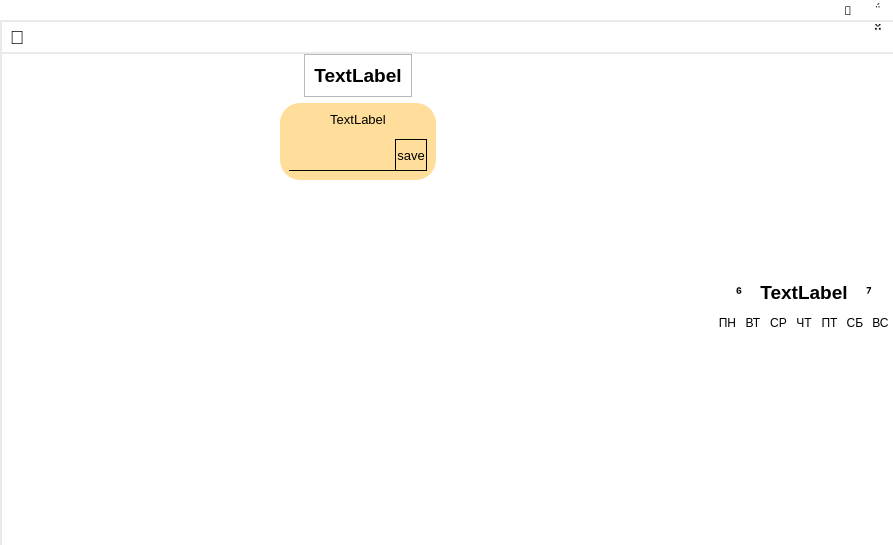
<?xml version="1.0" encoding="UTF-8"?>
<ui version="4.0">
 <class>MainWindow</class>
 <widget class="QMainWindow" name="MainWindow">
  <property name="geometry">
   <rect>
    <x>0</x>
    <y>0</y>
    <width>893</width>
    <height>545</height>
   </rect>
  </property>
  <property name="windowTitle">
   <string>MainWindow</string>
  </property>
  <widget class="QWidget" name="centralwidget">
   <property name="styleSheet">
    <string notr="true">QWidget#centralwidget{
background-color: rgb(234, 234, 234);
}</string>
   </property>
   <layout class="QVBoxLayout" name="verticalLayout" stretch="0,0">
    <property name="spacing">
     <number>2</number>
    </property>
    <property name="leftMargin">
     <number>0</number>
    </property>
    <property name="topMargin">
     <number>0</number>
    </property>
    <property name="rightMargin">
     <number>0</number>
    </property>
    <property name="bottomMargin">
     <number>0</number>
    </property>
    <item>
     <widget class="QFrame" name="frame_11">
      <property name="styleSheet">
       <string notr="true">QFrame#frame_11{
background-color: rgb(255, 255, 255);

}
QPushButton{
background-color: rgb(255, 255, 255);
color: rgb(0, 0, 0);
min-width:  30;
max-width:  30;
min-height:  20;
max-height:  20;
border: 0;
}
#closeButton:hover
{
background-color: rgb(255, 0, 0);
color: rgb(255, 255, 255);

}
#closeButton:pressed
{
background-color: rgb(239, 0, 0);
color: rgb(255, 255, 255);

}
#collapseButton:hover{
background-color: rgb(222, 222, 222);

}
#collapseButton:pressed{
background-color: rgb(234, 234, 234);
}</string>
      </property>
      <property name="frameShape">
       <enum>QFrame::NoFrame</enum>
      </property>
      <property name="frameShadow">
       <enum>QFrame::Raised</enum>
      </property>
      <property name="lineWidth">
       <number>0</number>
      </property>
      <layout class="QHBoxLayout" name="horizontalLayout_11">
       <property name="spacing">
        <number>0</number>
       </property>
       <property name="leftMargin">
        <number>0</number>
       </property>
       <property name="topMargin">
        <number>0</number>
       </property>
       <property name="rightMargin">
        <number>0</number>
       </property>
       <property name="bottomMargin">
        <number>0</number>
       </property>
       <item alignment="Qt::AlignRight|Qt::AlignTop">
        <widget class="QFrame" name="frame_18">
         <property name="frameShape">
          <enum>QFrame::NoFrame</enum>
         </property>
         <property name="frameShadow">
          <enum>QFrame::Raised</enum>
         </property>
         <property name="lineWidth">
          <number>0</number>
         </property>
         <layout class="QHBoxLayout" name="horizontalLayout_13">
          <property name="spacing">
           <number>0</number>
          </property>
          <property name="leftMargin">
           <number>0</number>
          </property>
          <property name="topMargin">
           <number>0</number>
          </property>
          <property name="rightMargin">
           <number>0</number>
          </property>
          <property name="bottomMargin">
           <number>0</number>
          </property>
          <item>
           <widget class="QPushButton" name="collapseButton">
            <property name="maximumSize">
             <size>
              <width>30</width>
              <height>20</height>
             </size>
            </property>
            <property name="font">
             <font>
              <family>Segoe MDL2 Assets</family>
             </font>
            </property>
            <property name="text">
             <string></string>
            </property>
            <property name="autoDefault">
             <bool>false</bool>
            </property>
            <property name="default">
             <bool>false</bool>
            </property>
            <property name="flat">
             <bool>false</bool>
            </property>
           </widget>
          </item>
          <item>
           <widget class="QPushButton" name="closeButton">
            <property name="maximumSize">
             <size>
              <width>30</width>
              <height>20</height>
             </size>
            </property>
            <property name="font">
             <font>
              <family>Segoe MDL2 Assets</family>
             </font>
            </property>
            <property name="styleSheet">
             <string notr="true"/>
            </property>
            <property name="text">
             <string></string>
            </property>
            <property name="autoDefault">
             <bool>false</bool>
            </property>
            <property name="default">
             <bool>false</bool>
            </property>
            <property name="flat">
             <bool>false</bool>
            </property>
           </widget>
          </item>
         </layout>
        </widget>
       </item>
      </layout>
     </widget>
    </item>
    <item>
     <widget class="QFrame" name="frame_2">
      <property name="styleSheet">
       <string notr="true">#frame_2{
background-color: rgb(234, 234, 234);
}</string>
      </property>
      <property name="frameShape">
       <enum>QFrame::NoFrame</enum>
      </property>
      <property name="frameShadow">
       <enum>QFrame::Raised</enum>
      </property>
      <property name="lineWidth">
       <number>0</number>
      </property>
      <layout class="QHBoxLayout" name="horizontalLayout">
       <property name="spacing">
        <number>2</number>
       </property>
       <property name="leftMargin">
        <number>0</number>
       </property>
       <property name="topMargin">
        <number>0</number>
       </property>
       <property name="rightMargin">
        <number>0</number>
       </property>
       <property name="bottomMargin">
        <number>0</number>
       </property>
       <item>
        <widget class="QWidget" name="widget_18" native="true">
         <property name="maximumSize">
          <size>
           <width>0</width>
           <height>16777215</height>
          </size>
         </property>
         <layout class="QHBoxLayout" name="horizontalLayout_2">
          <property name="spacing">
           <number>2</number>
          </property>
          <property name="leftMargin">
           <number>0</number>
          </property>
          <property name="topMargin">
           <number>0</number>
          </property>
          <property name="rightMargin">
           <number>0</number>
          </property>
          <property name="bottomMargin">
           <number>0</number>
          </property>
          <item>
           <widget class="QFrame" name="frame_7">
            <property name="minimumSize">
             <size>
              <width>300</width>
              <height>0</height>
             </size>
            </property>
            <property name="maximumSize">
             <size>
              <width>16777215</width>
              <height>16777215</height>
             </size>
            </property>
            <property name="styleSheet">
             <string notr="true">#frame_7{
background-color: rgb(234, 234, 234);
}</string>
            </property>
            <property name="frameShape">
             <enum>QFrame::NoFrame</enum>
            </property>
            <property name="frameShadow">
             <enum>QFrame::Raised</enum>
            </property>
            <property name="lineWidth">
             <number>0</number>
            </property>
            <layout class="QVBoxLayout" name="verticalLayout_13">
             <property name="spacing">
              <number>2</number>
             </property>
             <property name="leftMargin">
              <number>0</number>
             </property>
             <property name="topMargin">
              <number>0</number>
             </property>
             <property name="rightMargin">
              <number>0</number>
             </property>
             <property name="bottomMargin">
              <number>0</number>
             </property>
             <item>
              <widget class="QListWidget" name="listPair">
               <property name="sizePolicy">
                <sizepolicy hsizetype="Expanding" vsizetype="MinimumExpanding">
                 <horstretch>0</horstretch>
                 <verstretch>0</verstretch>
                </sizepolicy>
               </property>
               <property name="focusPolicy">
                <enum>Qt::NoFocus</enum>
               </property>
               <property name="styleSheet">
                <string notr="true">QListWidget {
    show-decoration-selected: 1;
}

QListWidget::item:selected {
     background: rgb(234, 234, 234);
}
QListWidget::item:hover{
    background: rgb(222, 222, 222);
}

QListView::item:selected:!active {
     background: rgb(234, 234, 234);
}</string>
               </property>
               <property name="frameShape">
                <enum>QFrame::NoFrame</enum>
               </property>
               <property name="lineWidth">
                <number>0</number>
               </property>
               <property name="verticalScrollBarPolicy">
                <enum>Qt::ScrollBarAlwaysOff</enum>
               </property>
               <property name="horizontalScrollBarPolicy">
                <enum>Qt::ScrollBarAlwaysOff</enum>
               </property>
               <property name="wordWrap">
                <bool>true</bool>
               </property>
              </widget>
             </item>
             <item alignment="Qt::AlignBottom">
              <widget class="QWidget" name="widget_16" native="true">
               <property name="sizePolicy">
                <sizepolicy hsizetype="Preferred" vsizetype="Preferred">
                 <horstretch>0</horstretch>
                 <verstretch>0</verstretch>
                </sizepolicy>
               </property>
               <property name="minimumSize">
                <size>
                 <width>0</width>
                 <height>0</height>
                </size>
               </property>
               <layout class="QVBoxLayout" name="verticalLayout_15">
                <property name="spacing">
                 <number>2</number>
                </property>
                <property name="leftMargin">
                 <number>0</number>
                </property>
                <property name="topMargin">
                 <number>0</number>
                </property>
                <property name="rightMargin">
                 <number>0</number>
                </property>
                <property name="bottomMargin">
                 <number>0</number>
                </property>
                <item>
                 <widget class="QWidget" name="widget_17" native="true">
                  <property name="styleSheet">
                   <string notr="true">#widget_17{
background-color: rgb(234, 234, 234);
}</string>
                  </property>
                  <layout class="QVBoxLayout" name="verticalLayout_2">
                   <property name="spacing">
                    <number>0</number>
                   </property>
                   <property name="leftMargin">
                    <number>0</number>
                   </property>
                   <property name="topMargin">
                    <number>0</number>
                   </property>
                   <property name="rightMargin">
                    <number>0</number>
                   </property>
                   <property name="bottomMargin">
                    <number>0</number>
                   </property>
                   <item>
                    <layout class="QVBoxLayout" name="listGroup">
                     <property name="spacing">
                      <number>2</number>
                     </property>
                    </layout>
                   </item>
                  </layout>
                 </widget>
                </item>
                <item>
                 <widget class="QPushButton" name="addGroup">
                  <property name="styleSheet">
                   <string notr="true">QPushButton{
background-color: rgb(255, 255, 255);
min-height: 30;
border: 0;
}
QPushButton:hover
{
background-color: rgb(222, 222, 222);
}
QPushButton:pressed
{
background-color:  rgb(234, 234, 234);
}</string>
                  </property>
                  <property name="text">
                   <string>добавить группу</string>
                  </property>
                 </widget>
                </item>
               </layout>
              </widget>
             </item>
            </layout>
           </widget>
          </item>
         </layout>
        </widget>
       </item>
       <item>
        <widget class="QFrame" name="frame">
         <property name="sizePolicy">
          <sizepolicy hsizetype="Preferred" vsizetype="Expanding">
           <horstretch>0</horstretch>
           <verstretch>0</verstretch>
          </sizepolicy>
         </property>
         <property name="frameShape">
          <enum>QFrame::NoFrame</enum>
         </property>
         <property name="frameShadow">
          <enum>QFrame::Raised</enum>
         </property>
         <property name="lineWidth">
          <number>0</number>
         </property>
         <layout class="QVBoxLayout" name="verticalLayout_3">
          <property name="spacing">
           <number>2</number>
          </property>
          <property name="leftMargin">
           <number>0</number>
          </property>
          <property name="topMargin">
           <number>0</number>
          </property>
          <property name="rightMargin">
           <number>0</number>
          </property>
          <property name="bottomMargin">
           <number>0</number>
          </property>
          <item alignment="Qt::AlignTop">
           <widget class="QWidget" name="widget" native="true">
            <property name="sizePolicy">
             <sizepolicy hsizetype="Preferred" vsizetype="Preferred">
              <horstretch>0</horstretch>
              <verstretch>0</verstretch>
             </sizepolicy>
            </property>
            <property name="styleSheet">
             <string notr="true">#widget{
background-color: rgb(255, 255, 255);
}
QPushButton{
background-color: rgb(255, 255, 255);
color: rgb(0, 0, 0);
min-width:  30;
max-width:  30;
min-height:  30;
max-height:  30;
border: 0;
}
QPushButton:hover
{
background-color: rgb(222, 222, 222);
}
QPushButton:pressed
{
background-color:  rgb(234, 234, 234);
}</string>
            </property>
            <layout class="QHBoxLayout" name="horizontalLayout_6">
             <property name="spacing">
              <number>0</number>
             </property>
             <property name="leftMargin">
              <number>0</number>
             </property>
             <property name="topMargin">
              <number>0</number>
             </property>
             <property name="rightMargin">
              <number>0</number>
             </property>
             <property name="bottomMargin">
              <number>0</number>
             </property>
             <item alignment="Qt::AlignLeft">
              <widget class="QPushButton" name="sidePanelButton">
               <property name="maximumSize">
                <size>
                 <width>30</width>
                 <height>30</height>
                </size>
               </property>
               <property name="font">
                <font>
                 <pointsize>14</pointsize>
                </font>
               </property>
               <property name="text">
                <string></string>
               </property>
              </widget>
             </item>
             <item alignment="Qt::AlignRight">
              <widget class="QPushButton" name="changeParityButton">
               <property name="maximumSize">
                <size>
                 <width>30</width>
                 <height>30</height>
                </size>
               </property>
               <property name="font">
                <font>
                 <family>Segoe MDL2 Assets</family>
                 <pointsize>14</pointsize>
                </font>
               </property>
               <property name="text">
                <string></string>
               </property>
              </widget>
             </item>
            </layout>
           </widget>
          </item>
          <item>
           <widget class="QWidget" name="widget_7" native="true">
            <property name="sizePolicy">
             <sizepolicy hsizetype="Preferred" vsizetype="Expanding">
              <horstretch>0</horstretch>
              <verstretch>0</verstretch>
             </sizepolicy>
            </property>
            <property name="styleSheet">
             <string notr="true">#widget_7{
background-color: rgb(255, 255, 255);
}</string>
            </property>
            <layout class="QHBoxLayout" name="horizontalLayout_7">
             <property name="spacing">
              <number>0</number>
             </property>
             <property name="leftMargin">
              <number>0</number>
             </property>
             <property name="topMargin">
              <number>0</number>
             </property>
             <property name="rightMargin">
              <number>0</number>
             </property>
             <property name="bottomMargin">
              <number>0</number>
             </property>
             <item>
              <widget class="QWidget" name="widget_2" native="true">
               <property name="sizePolicy">
                <sizepolicy hsizetype="Expanding" vsizetype="Expanding">
                 <horstretch>0</horstretch>
                 <verstretch>0</verstretch>
                </sizepolicy>
               </property>
               <property name="styleSheet">
                <string notr="true"/>
               </property>
               <layout class="QVBoxLayout" name="verticalLayout_10">
                <property name="spacing">
                 <number>0</number>
                </property>
                <property name="leftMargin">
                 <number>0</number>
                </property>
                <property name="topMargin">
                 <number>0</number>
                </property>
                <property name="rightMargin">
                 <number>0</number>
                </property>
                <property name="bottomMargin">
                 <number>0</number>
                </property>
                <item>
                 <widget class="QWidget" name="widget_4" native="true">
                  <property name="sizePolicy">
                   <sizepolicy hsizetype="Preferred" vsizetype="Preferred">
                    <horstretch>0</horstretch>
                    <verstretch>0</verstretch>
                   </sizepolicy>
                  </property>
                  <property name="styleSheet">
                   <string notr="true"/>
                  </property>
                  <layout class="QVBoxLayout" name="verticalLayout_12">
                   <property name="spacing">
                    <number>6</number>
                   </property>
                   <property name="leftMargin">
                    <number>0</number>
                   </property>
                   <property name="topMargin">
                    <number>0</number>
                   </property>
                   <property name="rightMargin">
                    <number>0</number>
                   </property>
                   <property name="bottomMargin">
                    <number>5</number>
                   </property>
                   <item alignment="Qt::AlignHCenter">
                    <widget class="QFrame" name="frame_9">
                     <property name="sizePolicy">
                      <sizepolicy hsizetype="Preferred" vsizetype="Maximum">
                       <horstretch>0</horstretch>
                       <verstretch>0</verstretch>
                      </sizepolicy>
                     </property>
                     <property name="styleSheet">
                      <string notr="true"/>
                     </property>
                     <property name="frameShape">
                      <enum>QFrame::StyledPanel</enum>
                     </property>
                     <property name="frameShadow">
                      <enum>QFrame::Raised</enum>
                     </property>
                     <layout class="QVBoxLayout" name="verticalLayout_5">
                      <property name="spacing">
                       <number>0</number>
                      </property>
                      <property name="leftMargin">
                       <number>0</number>
                      </property>
                      <property name="topMargin">
                       <number>0</number>
                      </property>
                      <property name="rightMargin">
                       <number>0</number>
                      </property>
                      <property name="bottomMargin">
                       <number>0</number>
                      </property>
                      <item>
                       <widget class="QWidget" name="widget_14" native="true">
                        <property name="sizePolicy">
                         <sizepolicy hsizetype="Preferred" vsizetype="Preferred">
                          <horstretch>0</horstretch>
                          <verstretch>0</verstretch>
                         </sizepolicy>
                        </property>
                        <layout class="QHBoxLayout" name="horizontalLayout_14">
                         <item>
                          <widget class="QLabel" name="weekDay">
                           <property name="font">
                            <font>
                             <pointsize>14</pointsize>
                             <weight>75</weight>
                             <bold>true</bold>
                            </font>
                           </property>
                           <property name="text">
                            <string>TextLabel</string>
                           </property>
                           <property name="alignment">
                            <set>Qt::AlignCenter</set>
                           </property>
                          </widget>
                         </item>
                        </layout>
                       </widget>
                      </item>
                      <item>
                       <widget class="QWidget" name="widget_8" native="true">
                        <property name="sizePolicy">
                         <sizepolicy hsizetype="Preferred" vsizetype="Expanding">
                          <horstretch>0</horstretch>
                          <verstretch>0</verstretch>
                         </sizepolicy>
                        </property>
                        <layout class="QVBoxLayout" name="verticalLayout_7">
                         <property name="spacing">
                          <number>6</number>
                         </property>
                         <property name="leftMargin">
                          <number>0</number>
                         </property>
                         <property name="topMargin">
                          <number>0</number>
                         </property>
                         <property name="rightMargin">
                          <number>0</number>
                         </property>
                         <property name="bottomMargin">
                          <number>0</number>
                         </property>
                         <item>
                          <layout class="QVBoxLayout" name="pairLayout"/>
                         </item>
                        </layout>
                       </widget>
                      </item>
                     </layout>
                    </widget>
                   </item>
                   <item alignment="Qt::AlignHCenter">
                    <widget class="QWidget" name="widget_9" native="true">
                     <property name="sizePolicy">
                      <sizepolicy hsizetype="Preferred" vsizetype="Maximum">
                       <horstretch>0</horstretch>
                       <verstretch>0</verstretch>
                      </sizepolicy>
                     </property>
                     <property name="minimumSize">
                      <size>
                       <width>0</width>
                       <height>0</height>
                      </size>
                     </property>
                     <property name="styleSheet">
                      <string notr="true">QWidget#widget_9{
	background-color: rgba(255, 170, 0,100);
	border-radius: 20px;
}</string>
                     </property>
                     <layout class="QVBoxLayout" name="verticalLayout_6">
                      <property name="leftMargin">
                       <number>9</number>
                      </property>
                      <property name="topMargin">
                       <number>9</number>
                      </property>
                      <property name="rightMargin">
                       <number>9</number>
                      </property>
                      <property name="bottomMargin">
                       <number>9</number>
                      </property>
                      <item alignment="Qt::AlignTop">
                       <widget class="QWidget" name="widget_11" native="true">
                        <layout class="QVBoxLayout" name="verticalLayout_8">
                         <property name="spacing">
                          <number>0</number>
                         </property>
                         <property name="leftMargin">
                          <number>0</number>
                         </property>
                         <property name="topMargin">
                          <number>0</number>
                         </property>
                         <property name="rightMargin">
                          <number>0</number>
                         </property>
                         <property name="bottomMargin">
                          <number>0</number>
                         </property>
                         <item>
                          <widget class="QLabel" name="pairName">
                           <property name="font">
                            <font>
                             <pointsize>10</pointsize>
                            </font>
                           </property>
                           <property name="text">
                            <string>TextLabel</string>
                           </property>
                           <property name="alignment">
                            <set>Qt::AlignHCenter|Qt::AlignTop</set>
                           </property>
                           <property name="wordWrap">
                            <bool>true</bool>
                           </property>
                          </widget>
                         </item>
                        </layout>
                       </widget>
                      </item>
                      <item>
                       <widget class="QWidget" name="widget_13" native="true">
                        <property name="sizePolicy">
                         <sizepolicy hsizetype="Preferred" vsizetype="Expanding">
                          <horstretch>0</horstretch>
                          <verstretch>0</verstretch>
                         </sizepolicy>
                        </property>
                        <layout class="QVBoxLayout" name="verticalLayout_11">
                         <property name="spacing">
                          <number>0</number>
                         </property>
                         <property name="leftMargin">
                          <number>0</number>
                         </property>
                         <property name="topMargin">
                          <number>0</number>
                         </property>
                         <property name="rightMargin">
                          <number>0</number>
                         </property>
                         <property name="bottomMargin">
                          <number>0</number>
                         </property>
                         <item>
                          <layout class="QVBoxLayout" name="infoOccupLayout">
                           <property name="spacing">
                            <number>0</number>
                           </property>
                           <property name="sizeConstraint">
                            <enum>QLayout::SetDefaultConstraint</enum>
                           </property>
                          </layout>
                         </item>
                        </layout>
                       </widget>
                      </item>
                      <item alignment="Qt::AlignBottom">
                       <widget class="QWidget" name="widget_12" native="true">
                        <layout class="QHBoxLayout" name="horizontalLayout_16">
                         <property name="spacing">
                          <number>0</number>
                         </property>
                         <property name="leftMargin">
                          <number>0</number>
                         </property>
                         <property name="topMargin">
                          <number>0</number>
                         </property>
                         <property name="rightMargin">
                          <number>0</number>
                         </property>
                         <property name="bottomMargin">
                          <number>0</number>
                         </property>
                         <item>
                          <widget class="QWidget" name="widget_15" native="true">
                           <property name="sizePolicy">
                            <sizepolicy hsizetype="Expanding" vsizetype="Preferred">
                             <horstretch>0</horstretch>
                             <verstretch>0</verstretch>
                            </sizepolicy>
                           </property>
                           <layout class="QVBoxLayout" name="verticalLayout_9">
                            <property name="spacing">
                             <number>0</number>
                            </property>
                            <property name="leftMargin">
                             <number>0</number>
                            </property>
                            <property name="topMargin">
                             <number>0</number>
                            </property>
                            <property name="rightMargin">
                             <number>0</number>
                            </property>
                            <property name="bottomMargin">
                             <number>0</number>
                            </property>
                            <item>
                             <widget class="QLineEdit" name="notes">
                              <property name="sizePolicy">
                               <sizepolicy hsizetype="Expanding" vsizetype="Preferred">
                                <horstretch>0</horstretch>
                                <verstretch>0</verstretch>
                               </sizepolicy>
                              </property>
                              <property name="styleSheet">
                               <string notr="true">background-color: rgba(255, 255, 255, 0);
border-bottom: 1 solid rgb(0, 0, 0);</string>
                              </property>
                              <property name="frame">
                               <bool>false</bool>
                              </property>
                             </widget>
                            </item>
                           </layout>
                          </widget>
                         </item>
                         <item alignment="Qt::AlignRight">
                          <widget class="QPushButton" name="save">
                           <property name="sizePolicy">
                            <sizepolicy hsizetype="Preferred" vsizetype="Preferred">
                             <horstretch>0</horstretch>
                             <verstretch>0</verstretch>
                            </sizepolicy>
                           </property>
                           <property name="font">
                            <font>
                             <pointsize>10</pointsize>
                             <weight>50</weight>
                             <bold>false</bold>
                            </font>
                           </property>
                           <property name="styleSheet">
                            <string notr="true">QPushButton{
background-color: rgba(255, 255, 255,0);
color: rgb(0, 0, 0);
min-width:  30;
min-height:  30;
border: 1 solid rgb(0,0,0);
}
QPushButton:hover
{
	background-color: rgba(255, 170, 0,100);

}
QPushButton:pressed
{
background-color: rgba(255, 255, 255,0);
}</string>
                           </property>
                           <property name="text">
                            <string>save</string>
                           </property>
                          </widget>
                         </item>
                        </layout>
                       </widget>
                      </item>
                     </layout>
                    </widget>
                   </item>
                   <item>
                    <spacer name="verticalSpacer_2">
                     <property name="orientation">
                      <enum>Qt::Vertical</enum>
                     </property>
                     <property name="sizeHint" stdset="0">
                      <size>
                       <width>20</width>
                       <height>40</height>
                      </size>
                     </property>
                    </spacer>
                   </item>
                  </layout>
                 </widget>
                </item>
               </layout>
              </widget>
             </item>
             <item alignment="Qt::AlignRight|Qt::AlignVCenter">
              <widget class="QWidget" name="widget_3" native="true">
               <property name="sizePolicy">
                <sizepolicy hsizetype="Preferred" vsizetype="Preferred">
                 <horstretch>0</horstretch>
                 <verstretch>0</verstretch>
                </sizepolicy>
               </property>
               <layout class="QVBoxLayout" name="verticalLayout_4">
                <property name="spacing">
                 <number>0</number>
                </property>
                <property name="leftMargin">
                 <number>0</number>
                </property>
                <property name="topMargin">
                 <number>0</number>
                </property>
                <property name="rightMargin">
                 <number>0</number>
                </property>
                <property name="bottomMargin">
                 <number>0</number>
                </property>
                <item alignment="Qt::AlignTop">
                 <widget class="QWidget" name="widget_6" native="true">
                  <property name="sizePolicy">
                   <sizepolicy hsizetype="Preferred" vsizetype="Expanding">
                    <horstretch>0</horstretch>
                    <verstretch>0</verstretch>
                   </sizepolicy>
                  </property>
                  <property name="styleSheet">
                   <string notr="true">QPushButton{
background-color: rgb(255, 255, 255);
color: rgb(0, 0, 0);
min-width:  30;;
min-height:  30;

border: 0;
}
QPushButton:hover
{
background-color: rgb(222, 222, 222);
}
QPushButton:pressed
{
background-color:  rgb(234, 234, 234);
}</string>
                  </property>
                  <layout class="QHBoxLayout" name="horizontalLayout_10">
                   <item alignment="Qt::AlignRight">
                    <widget class="QPushButton" name="lastMonthButton">
                     <property name="sizePolicy">
                      <sizepolicy hsizetype="Preferred" vsizetype="Preferred">
                       <horstretch>0</horstretch>
                       <verstretch>0</verstretch>
                      </sizepolicy>
                     </property>
                     <property name="font">
                      <font>
                       <family>Segoe MDL2 Assets</family>
                       <pointsize>12</pointsize>
                       <weight>75</weight>
                       <bold>true</bold>
                      </font>
                     </property>
                     <property name="text">
                      <string></string>
                     </property>
                    </widget>
                   </item>
                   <item>
                    <widget class="QLabel" name="monthYear">
                     <property name="font">
                      <font>
                       <pointsize>14</pointsize>
                       <weight>75</weight>
                       <bold>true</bold>
                      </font>
                     </property>
                     <property name="text">
                      <string>TextLabel</string>
                     </property>
                     <property name="alignment">
                      <set>Qt::AlignCenter</set>
                     </property>
                    </widget>
                   </item>
                   <item alignment="Qt::AlignLeft">
                    <widget class="QPushButton" name="nextMonthButton">
                     <property name="sizePolicy">
                      <sizepolicy hsizetype="Preferred" vsizetype="Preferred">
                       <horstretch>0</horstretch>
                       <verstretch>0</verstretch>
                      </sizepolicy>
                     </property>
                     <property name="font">
                      <font>
                       <family>Segoe MDL2 Assets</family>
                       <pointsize>12</pointsize>
                       <weight>75</weight>
                       <bold>true</bold>
                      </font>
                     </property>
                     <property name="text">
                      <string></string>
                     </property>
                    </widget>
                   </item>
                  </layout>
                 </widget>
                </item>
                <item>
                 <widget class="QWidget" name="widget_10" native="true">
                  <property name="sizePolicy">
                   <sizepolicy hsizetype="Expanding" vsizetype="Preferred">
                    <horstretch>0</horstretch>
                    <verstretch>0</verstretch>
                   </sizepolicy>
                  </property>
                  <layout class="QHBoxLayout" name="horizontalLayout_15">
                   <property name="spacing">
                    <number>0</number>
                   </property>
                   <property name="sizeConstraint">
                    <enum>QLayout::SetNoConstraint</enum>
                   </property>
                   <property name="leftMargin">
                    <number>0</number>
                   </property>
                   <property name="topMargin">
                    <number>0</number>
                   </property>
                   <property name="rightMargin">
                    <number>0</number>
                   </property>
                   <property name="bottomMargin">
                    <number>0</number>
                   </property>
                   <item>
                    <widget class="QLabel" name="label_8">
                     <property name="text">
                      <string>ПН</string>
                     </property>
                     <property name="alignment">
                      <set>Qt::AlignCenter</set>
                     </property>
                    </widget>
                   </item>
                   <item>
                    <widget class="QLabel" name="label_7">
                     <property name="text">
                      <string>ВТ</string>
                     </property>
                     <property name="alignment">
                      <set>Qt::AlignCenter</set>
                     </property>
                    </widget>
                   </item>
                   <item>
                    <widget class="QLabel" name="label_6">
                     <property name="text">
                      <string>СР</string>
                     </property>
                     <property name="alignment">
                      <set>Qt::AlignCenter</set>
                     </property>
                    </widget>
                   </item>
                   <item>
                    <widget class="QLabel" name="label_5">
                     <property name="text">
                      <string>ЧТ</string>
                     </property>
                     <property name="alignment">
                      <set>Qt::AlignCenter</set>
                     </property>
                    </widget>
                   </item>
                   <item>
                    <widget class="QLabel" name="label_4">
                     <property name="text">
                      <string>ПТ</string>
                     </property>
                     <property name="alignment">
                      <set>Qt::AlignCenter</set>
                     </property>
                    </widget>
                   </item>
                   <item>
                    <widget class="QLabel" name="label_3">
                     <property name="text">
                      <string>СБ</string>
                     </property>
                     <property name="alignment">
                      <set>Qt::AlignCenter</set>
                     </property>
                    </widget>
                   </item>
                   <item>
                    <widget class="QLabel" name="label_2">
                     <property name="text">
                      <string>ВС</string>
                     </property>
                     <property name="alignment">
                      <set>Qt::AlignCenter</set>
                     </property>
                    </widget>
                   </item>
                  </layout>
                 </widget>
                </item>
                <item>
                 <widget class="QWidget" name="widget_5" native="true">
                  <property name="sizePolicy">
                   <sizepolicy hsizetype="Preferred" vsizetype="Expanding">
                    <horstretch>0</horstretch>
                    <verstretch>0</verstretch>
                   </sizepolicy>
                  </property>
                  <layout class="QHBoxLayout" name="horizontalLayout_9">
                   <property name="spacing">
                    <number>6</number>
                   </property>
                   <property name="leftMargin">
                    <number>0</number>
                   </property>
                   <property name="topMargin">
                    <number>0</number>
                   </property>
                   <property name="rightMargin">
                    <number>0</number>
                   </property>
                   <property name="bottomMargin">
                    <number>0</number>
                   </property>
                   <item>
                    <layout class="QGridLayout" name="gridLayout"/>
                   </item>
                  </layout>
                 </widget>
                </item>
               </layout>
              </widget>
             </item>
            </layout>
           </widget>
          </item>
         </layout>
        </widget>
       </item>
      </layout>
     </widget>
    </item>
   </layout>
  </widget>
 </widget>
 <resources/>
 <connections/>
</ui>
